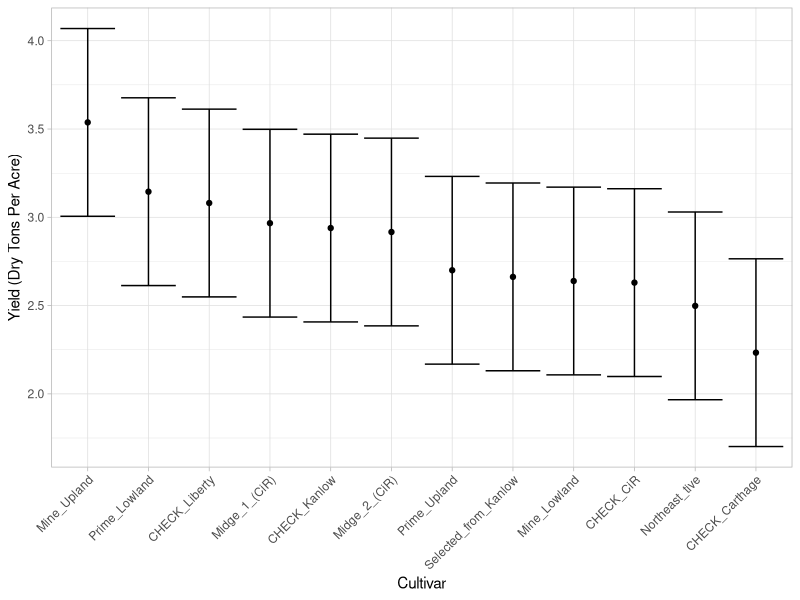

R code for this plot:
library(tidyverse)
library(lme4)
library(lmerTest)

swg <- read_csv("./input_data/swg_yield/new_york_seeded_plot_yields_2020_2021_2022.csv") |>
  # setting year, rep as character because they are discrete variables
  mutate_at(vars(rep, year), as.character)

head(swg)

### yield summary ###
yld_sum <- swg |>
  group_by(year, entry2) |>
  summarize_at(vars(yld_dta), mean)

# yld_sum |>
#   ggplot(aes(x = entry2, y = yld_dta)) +
#   geom_point() +
#   facet_wrap(nrow = 3,vars(year))

# interaction doesn't appear significant

mod2 <- lmer(yld_dta ~ year * entry2 + (1|rep), data = swg)

anova(mod2)

emmeans::emmeans(mod2, "entry2") |>
  # NOTE CONVERT EMMGRID(??) TO DF **CANNOT** CONVERT DIRECTLY TO TIBBLE
  data.frame() |>
  # NOTE FACTOR REORDERING, USE OF FUNCTION "DESC"
  ggplot(aes(x = fct_reorder(entry2, desc(emmean)), y = emmean)) +
  geom_point() +
  #NOTE ERRORBAR, LCL and UCL
  geom_errorbar(aes(ymin = lower.CL, ymax = upper.CL)) +
  # tried yet another theme
  theme_light() + 
  ######## adjusting axis labels ###########
  theme(axis.text.x = element_text(angle = 45, hjust = 1)) +
  ylab("Yield (Dry Tons Per Acre)") +
  xlab("Cultivar")
